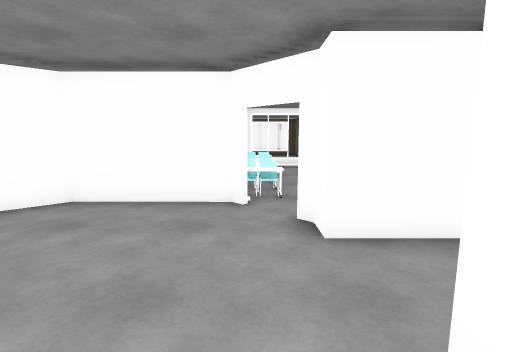
view 1 (above)

22 first-person views from a walk through a scene from a Unity 3-D project. The camera is 1.4 m above the floor, tilts 8° down and sees 85° across. Doors are open. The floor is counted in squares, 1 m on a side. Each view is taken from the middle of a square. On the plan, view 1 faces up. The plan holds only what a view shows up to about 14 squares ahead; the rest is blank. The place goes on beyond the plan. The player character is not drawn.

view 2
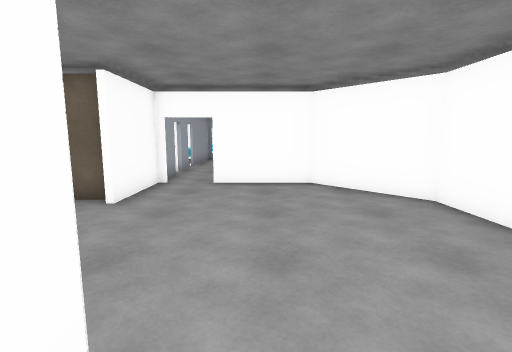

view 3
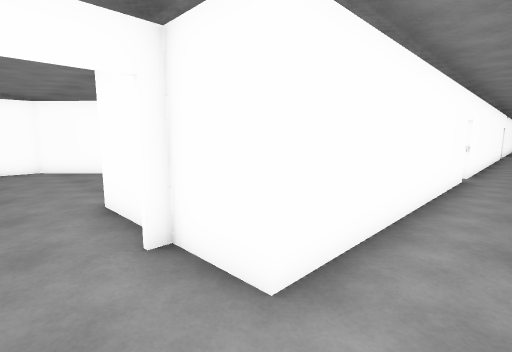

view 4
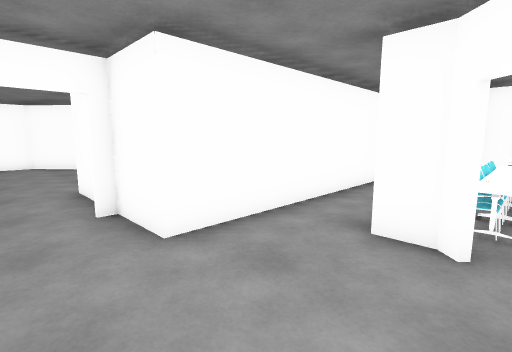

view 5
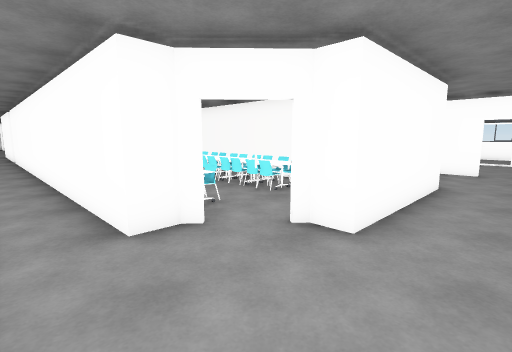

view 6
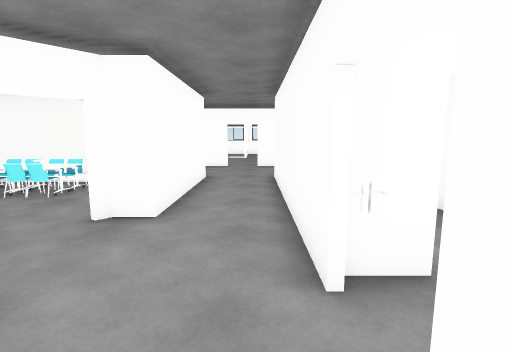

view 7
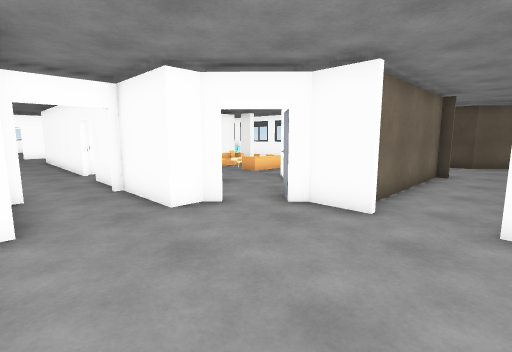

view 8
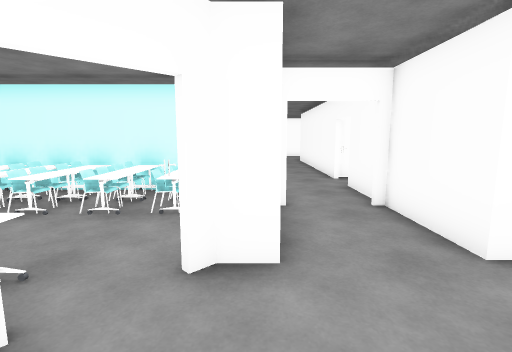

view 9
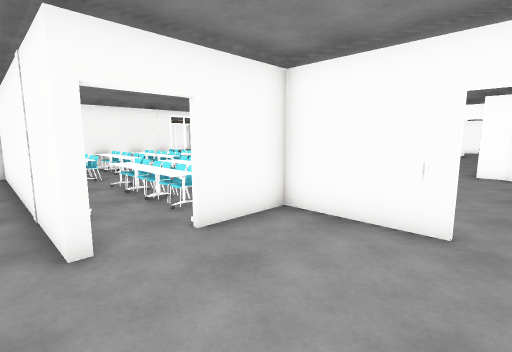

view 10
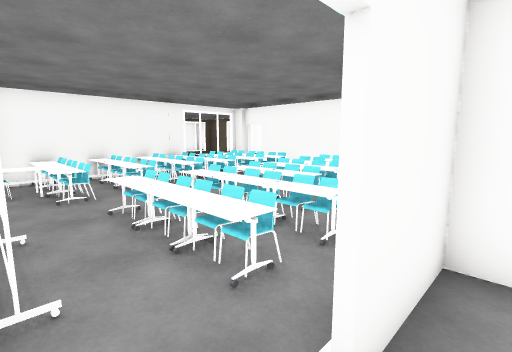

view 11
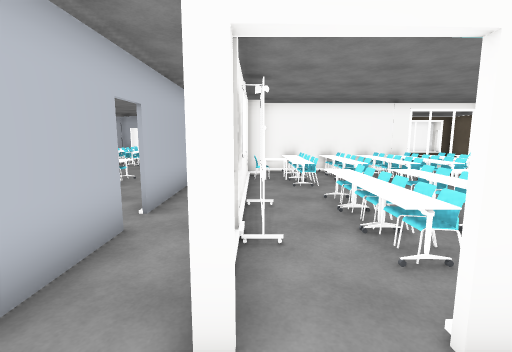

view 12
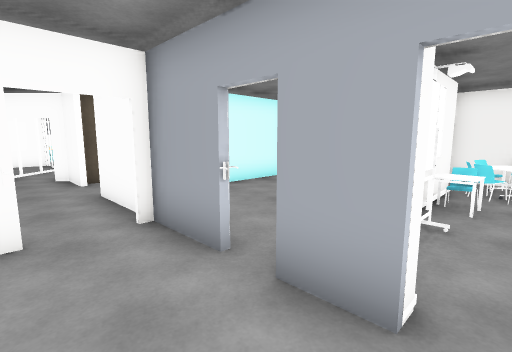

view 13
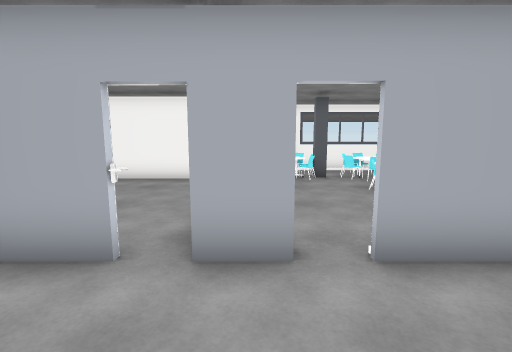

view 14
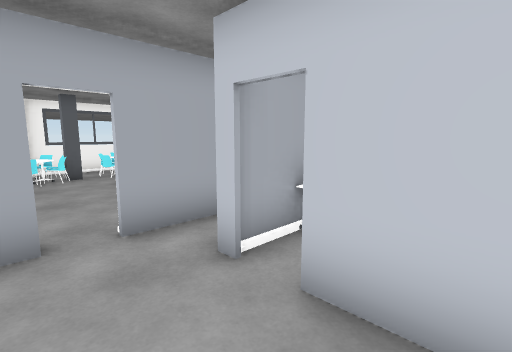

view 15
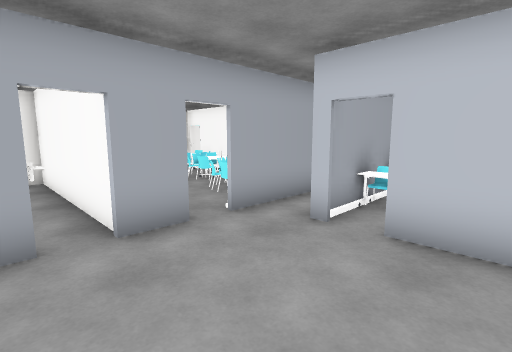

view 16
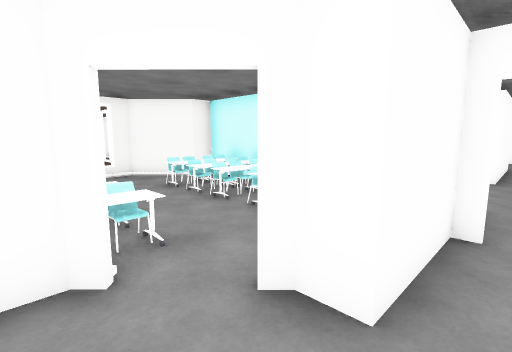

view 17
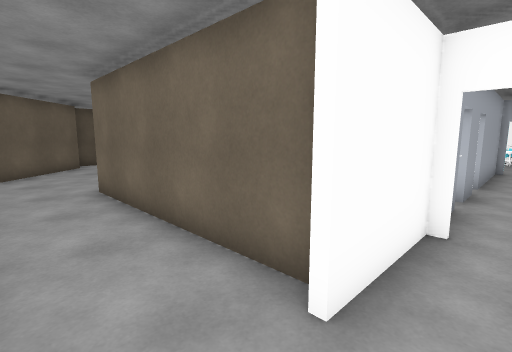

view 18
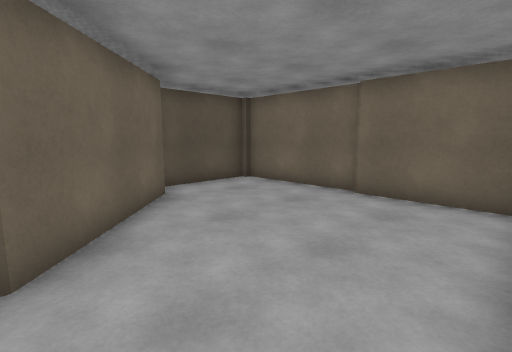

view 19
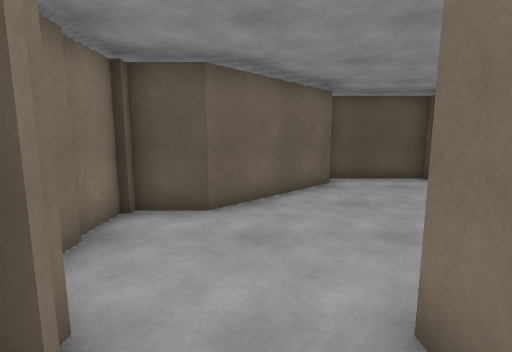

view 20
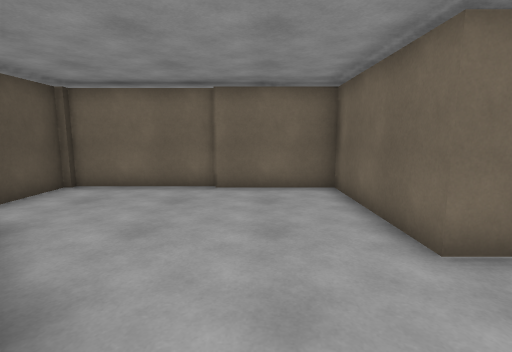

view 21
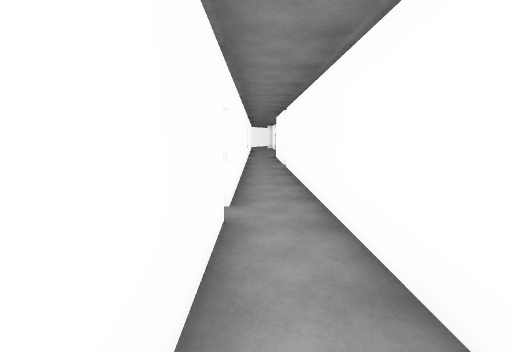

view 22
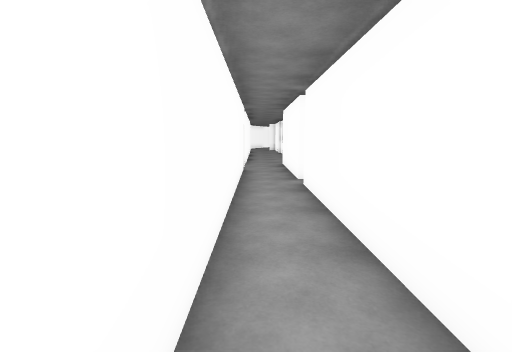

### Floor plan
Key: @ floor where view 1 was taken; # wall or solid block; . main floor; : floor 0.75 m higher than the main floor; D open door; = window, fence, low wall or low ledge; ^ raised ledge; T table.
Columns run from 13 left of view 1 to 15 right of it. Each row starts with its distance up from view 1.
 21                   #..#
 20                   #..#
 19                   #..#
 18                   #..#
 17                   #..#
 16                   #..#
 15                   #..#
 14                   #..#
 13    #^#^^^^=^######D..#
 12    #T=^^^^=^D##.###..#
 11   .#T=^^^^=^# =.==#..#
 10  #.#^=^^^^=^#==.^^#..#
  9  #.#.    ===#^=.^^#..#
  8  #.#.^^^^=^=#^=.^^#..#
  7  D.#.^^^^=^=#^=.^^#..#
  6  #.#.^^^^####D=#^^#..#D
  5  #.#.^^##....DD#^ #...D#
  4  #.#.###......#####....######
  3  #.....#.....................
  2  #.....#.....................
  1  #....D#......#####DD########
  0 ##....DD.....@D#
 -1 #DD#D#DD##.####
 -2  DD##    #.#
 -3 ==.##    #.#
 -4 =..##    #.#
 -5 =..T#    #.#
 -6 =..##    #.#
 -7 ====## ###.##
 -8 =#:=#####...#
 -9 #=###.......##
-10     #........#
-11     #......###
-12     #.....##
-13     #....##
-14     #...##
-15     #####

Positions as (right, up) in squares from view 1, and headings:
1: (0, 0), facing up
2: (2, 2), facing left
3: (7, 2), facing up-left
4: (9, 2), facing up-left
5: (6, 2), facing up-right
6: (5, 2), facing right
7: (-4, 4), facing down-right
8: (-2, 4), facing right
9: (-11, 0), facing up-right
10: (-10, 3), facing up-right
11: (-10, 2), facing up
12: (-11, 1), facing down-right
13: (-10, 2), facing down
14: (-10, 3), facing down-left
15: (-8, 3), facing down-left
16: (-1, 3), facing up-right
17: (-2, 0), facing down-left
18: (-2, -8), facing down-left
19: (-3, -6), facing down
20: (-1, -10), facing left
21: (6, 8), facing up
22: (6, 13), facing up
